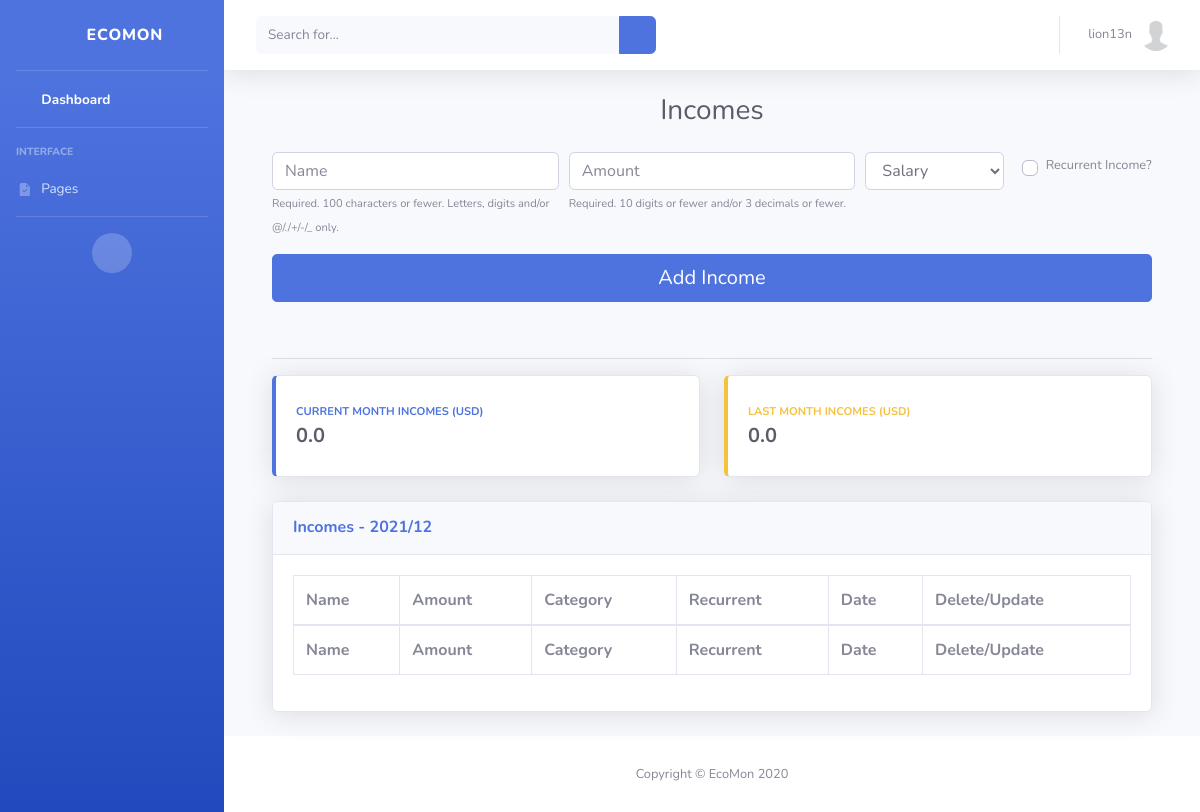
Screenshot of /users/incomes/ (signed in) with the database file from the repository.
### users/models.py (models this page shows, shortened)
class User(AbstractUser):
    email = models.EmailField(_('Email'), null=False, blank=False, unique=True)
    first_name = models.CharField(_('First Name'), max_length=100, null=False, blank=False)
    last_name = models.CharField(_('Last Name'), max_length=100, null=False, blank=False)
    birth_date = models.DateField(_('Birth Date'), auto_now_add=False, null=True, blank=True)
    phone_number = PhoneNumberField(_('Phone Number'), null=True, blank=True, unique=True)
    email_verified = models.BooleanField(_('Email Verified'), default=False)
    phone_number_verified = models.BooleanField(_('Phone Number Verified'), default=False)
    send_marketing_emails = models.BooleanField(_('Send marketing emails'), default=False)
    accept_terms_conditions_and_security_policy = models.BooleanField(
        _('Accept Terms and Conditions, Data Security Policy'),
        default=False
    )

class Profile(models.Model):
    class Currency(models.TextChoices):
        AED = 'AED', _('AED')
        AUD = 'AUD', _('AUD')
        BRL = 'BRL', _('BRL')
        CAD = 'CAD', _('CAD')
        CHF = 'CHF', _('CHF')
        CLP = 'CLP', _('CLP')
        CNY = 'CNY', _('CNY')
        COP = 'COP', _('COP')
        CZK = 'CZK', _('CZK')
        DKK = 'DKK', _('DKK')
        EUR = 'EUR', _('EUR')
        GBP = 'GBP', _('GBP')
        HKD = 'HKD', _('HKD')
        HUF = 'HUF', _('HUF')
        IDR = 'IDR', _('IDR')
        ILS = 'ILS', _('ILS')
        INR = 'INR', _('INR')
        JPY = 'JPY', _('JPY')
        KRW = 'KRW', _('KRW')
        MDL = 'MDL', _('MDL')
        MXN = 'MXN', _('MXN')
        MYR = 'MYR', _('MYR')
        NOK = 'NOK', _('NOK')
        NZD = 'NZD', _('NZD')
        PHP = 'PHP', _('PHP')
        PLN = 'PLN', _('PLN')
        RON = 'RON', _('RON')
        RUB = 'RUB', _('RUB')
        SAR = 'SAR', _('SAR')
        SEK = 'SEK', _('SEK')
        SGD = 'SGD', _('SGD')
        THB = 'THB', _('THB')
        TRY = 'TRY', _('TRY')
        TWD = 'TWD', _('TWD')
        USD = 'USD', _('USD')
        ZAR = 'ZAR', _('ZAR')
    user = models.OneToOneField(User, on_delete=models.CASCADE)
    image = models.ImageField(_('Avatar'), default='default.jpg', upload_to='profile_pics')
    description = models.TextField(_('Description'), null=True, blank=True)
    created_date = models.DateTimeField(_('Created Date/Time'), auto_now_add=True)
    updated_date = models.DateTimeField(_('Updated Date/Time'), auto_now=True)
    currency = models.CharField(
        _('Currency'), max_length=3, choices=Currency.choices, default=Currency.USD
    )

### users/views.py (the view)
# urls.py: path('incomes/', IncomesCreateListView.as_view(), name='incomes'),
class IncomesCreateListView(LoginRequiredMixin, ObjectCreateListViewMixin):
    model = Income
    form_class = IncomeCreateForm
    model_name = 'Incomes'
    color = 'primary'

### users/forms.py
class IncomeCreateForm(forms.ModelForm):
    name = forms.CharField(
        max_length=50, label='Name',
        help_text=help_texts['obj_name']
    )
    amount = forms.DecimalField(
        max_digits=10,
        decimal_places=3,
        label='Amount',
        help_text=help_texts['obj_amount']
    )
    recurrent = forms.BooleanField(required=False, label='Recurrent?')
    class Meta:
        model = Income
        exclude = [
            'user',
            'created_date'
        ]

### users/utils.py (called while the page is built)
def assembly(obj):
    return round(sum(i.amount for i in obj), 2)

def check_recurrent_or_new(user, objs, model):
    for item in objs:
        if item.created_date.month == 12:
            date = datetime(
                    item.created_date.year + 1, 1, item.created_date.day,
                    item.created_date.hour, item.created_date.minute, item.created_date.second,
                    item.created_date.microsecond
                )
        else:
            date = datetime(
                    item.created_date.year, item.created_date.month + 1, item.created_date.day,
                    item.created_date.hour, item.created_date.minute, item.created_date.second,
                    item.created_date.microsecond
                )
        obj, created = model.objects.get_or_create(
            user=user, name=item.name, amount=item.amount,
            created_date=date, category=item.category, recurrent=True
        )

### templates/users/incomes_and_spendings.html (shortened to what this page needs)
{% extends 'users/base.html' %}
{% load widget_tweaks %}
{% block content %}
	<div class="container">
		<form id="form-center" action="" method="POST">
			<div class="form-row">
				<div class="form-group col-md-4">
					{% if not user.email_verified %}
						{% render_field form.name class="form-control" placeholder=form.name.label readonly=True %}
					{% else %}
						{% render_field form.name class="form-control" placeholder=form.name.label %}
					{% endif %}
					<small class="text-xs font-weight text-secondary">{{ form.name.help_text }}</small>
			    </div>
			    <div class="form-group col-md-4">
					{% if not user.email_verified %}
						{% render_field form.amount class="form-control" placeholder=form.amount.label readonly=True %}
					{% else %}
						{% render_field form.amount class="form-control" placeholder=form.amount.label %}
					{% endif %}
					<small class="text-xs font-weight text-secondary">{{ form.amount.help_text }}</small>
			    </div>
			    <div class="form-group col-md-2">
					{% if not user.email_verified %}
						{% render_field form.category class="form-control" disabled=True %}
					{% else %}
						{% render_field form.category class="form-control" %}
					{% endif %}
			    </div>
			    <div class="form-group col-md-2">
					<div class="custom-control custom-checkbox small">
						<label class="custom-control-label ml-2 mt-1" for="recurrentObject">Recurrent {{ title|slice:':-1' }}?</label>
                    </div>
			    </div>
			    <div class="form-group col-md-12">
			    	<input type="submit" class="btn btn-{{ color }} btn-lg btn-block" {% if not user.email_verified %}disabled{% endif %}
					value="{% if request.get_full_path == '/users/incomes/' or request.get_full_path == '/users/spendings/' %}Add {{ title|slice:':-1' }}{% else %}Update{% endif %}">
			    </div>
			</div>
		</form>
		<br>
		<hr>
		<div class="row">
			<div class="col-xl-6 col-md-6 mb-4">
		        <div class="card border-left-{{ color }} shadow h-100 py-2">
		            <div class="card-body">
		                <div class="row no-gutters align-items-center">
		                    <div class="col mr-2">
		                        <div class="text-xs font-weight-bold text-{{ color }} text-uppercase mb-1">Current Month {{ title }} ({{ currency }})</div>
		                        <div class="h5 mb-0 font-weight-bold text-gray-800">{% if total_sum %}{{ total_sum }}{% else %}0.0{% endif %}</div>
		                    </div>
		                    <div class="col-auto">
		                        <i class="fas {% if title == 'Incomes' %} fa-wallet {% elif title == 'Spendings' %} fa-credit-card {% endif %} fa-2x text-gray-300"></i>
		                    </div>
		                </div>
		            </div>
		        </div>
		    </div>
		    <div class="col-xl-6 col-md-6 mb-4">
		        <div class="card border-left-warning shadow h-100 py-2">
		            <div class="card-body">
		                <div class="row no-gutters align-items-center">
		                    <div class="col mr-2">
		                        <div class="text-xs font-weight-bold text-warning text-uppercase mb-1">Last Month {{ title }} ({{ currency }})</div>
		                        <div class="h5 mb-0 font-weight-bold text-gray-800">{% if total_sum_last_month %}{{ total_sum_last_month }}{% else %}0.0{% endif %}</div>
		                    </div>
		                    <div class="col-auto">
		                        <i class="fas {% if title == 'Incomes' %} fa-wallet {% elif title == 'Spendings' %} fa-credit-card {% endif %} fa-2x text-gray-300"></i>
		                    </div>
		                </div>
		            </div>
		        </div>
		    </div>
		</div>
		<div class="card shadow mb-4">
		  <div class="card-header py-3">
		  	<h6 class="m-0 font-weight-bold text-{{ color }}">{{ title }} - {{ date|date:"Y/d" }}</h6>
		  </div>
		  <div class="card-body">
		    <div class="table-responsive">
		      <table class="table table-bordered" id="incomesAndSpendingsDataTable" width="100%" cellspacing="0">
		        <thead>
		          <tr>
		            <th>Name</th>
		            <th>Amount</th>
		            <th>Category</th>
		            <th>Recurrent</th>
		            <th>Date</th>
					{% if request.get_full_path == '/users/incomes/' or request.get_full_path == '/users/spendings/' %}
						<th>Delete/Update</th>
					{% endif %}
		          </tr>
		        </thead>
		        <tfoot>
		          <tr>
		            <th>Name</th>
		            <th>Amount</th>
		            <th>Category</th>
		            <th>Recurrent</th>
		            <th>Date</th>
		            {% if request.get_full_path == '/users/incomes/' or request.get_full_path == '/users/spendings/' %}
						<th>Delete/Update</th>
					{% endif %}
		          </tr>
		        </tfoot>
		      </table>
		    </div>
		  </div>
		</div>
	</div>
{% endblock %}

### templates/users/base.html (shortened to what this page needs)
{% load static %}
<!DOCTYPE html>
<html lang="en">
<head>
    <link href="{% static 'vendor/fontawesome-free/css/all.min.css' %}" rel="stylesheet" type="text/css">
    <link href="{% static 'css/sb-admin-2.min.css' %}" rel="stylesheet">
    <link href="{% static 'vendor/datatables/dataTables.bootstrap4.min.css' %}" rel="stylesheet">
</head>
<body id="page-top">
    <div id="wrapper">
        <ul class="navbar-nav bg-gradient-primary sidebar sidebar-dark accordion" id="accordionSidebar">
            <a class="sidebar-brand d-flex align-items-center justify-content-center" href="{% url 'dashboard' %}">
                <div class="sidebar-brand-icon rotate-n-15">
                    <i class="fas fa-laugh-wink"></i>
                </div>
                <div class="sidebar-brand-text mx-3">EcoMon</div>
            </a>
            <hr class="sidebar-divider my-0">
            <li class="nav-item active">
                <a class="nav-link" href="{% url 'dashboard' %}">
                    <span>Dashboard</span></a>
            </li>
            <hr class="sidebar-divider">
            <div class="sidebar-heading">
                Interface
            </div>
            <li class="nav-item">
                <a class="nav-link collapsed" href="#" data-toggle="collapse" data-target="#collapseTwo"
                    aria-expanded="true" aria-controls="collapseTwo">
                    <i class="fas fa-fw">
                    </i>
                    <span>Pages</span>
                </a>
            </li>
            <hr class="sidebar-divider">
            <div class="text-center d-none d-md-inline">
                <button class="rounded-circle border-0" id="sidebarToggle"></button>
            </div>
        </ul>
        <div id="content-wrapper" class="d-flex flex-column">
            <div id="content">
                <nav class="navbar navbar-expand navbar-light bg-white topbar mb-4 static-top shadow">
                    <form
                        class="d-none d-sm-inline-block form-inline mr-auto ml-md-3 my-2 my-md-0 mw-100 navbar-search">
                        <div class="input-group">
                            <input type="text" class="form-control bg-light border-0 small" placeholder="Search for..."
                                aria-label="Search" aria-describedby="basic-addon2">
                            <div class="input-group-append">
                                <button class="btn btn-primary" type="button">
                                    <i class="fas fa-search fa-sm"></i>
                                </button>
                            </div>
                        </div>
                    </form>
                    <ul class="navbar-nav ml-auto">
                        <li class="nav-item dropdown no-arrow">
                            <a class="nav-link dropdown-toggle" href="#" id="userDropdown" role="button"
                                data-toggle="dropdown" aria-haspopup="true" aria-expanded="false">
                                <span class="mr-2 d-none d-lg-inline text-gray-600 small">{{ user.username }}</span>
                                <img class="img-profile rounded-circle" src="{{ user.profile.image.url }}">
                            </a>
                        </li>
                    </ul>
                </nav>
                <div class="container-fluid">
                    <div class="d-sm-flex align-items-center justify-content-center mb-4">
                        <h1 class="h3 mb-0 text-gray-800">{{ title }}</h1>
                    </div>
                    {% block content %}
                    {% endblock %}
                </div>
            </div>
            <footer class="sticky-footer bg-white">
                <div class="container my-auto">
                    <div class="copyright text-center my-auto">
                        <span>Copyright &copy; EcoMon 2020</span>
                    </div>
                </div>
            </footer>
        </div>
    </div>
</body>
</html>

### rows the page displays
User: username "lion13n", profile.image (placeholder picture), email_verified "Add Income"
Profile: currency "USD"

### other values shown
{{ title }} "Incomes"
{{ title|slice:':-1' }} "Income"
{{ title }} "INCOMES"
{{ date|date:"Y/d" }} "2021/12"
